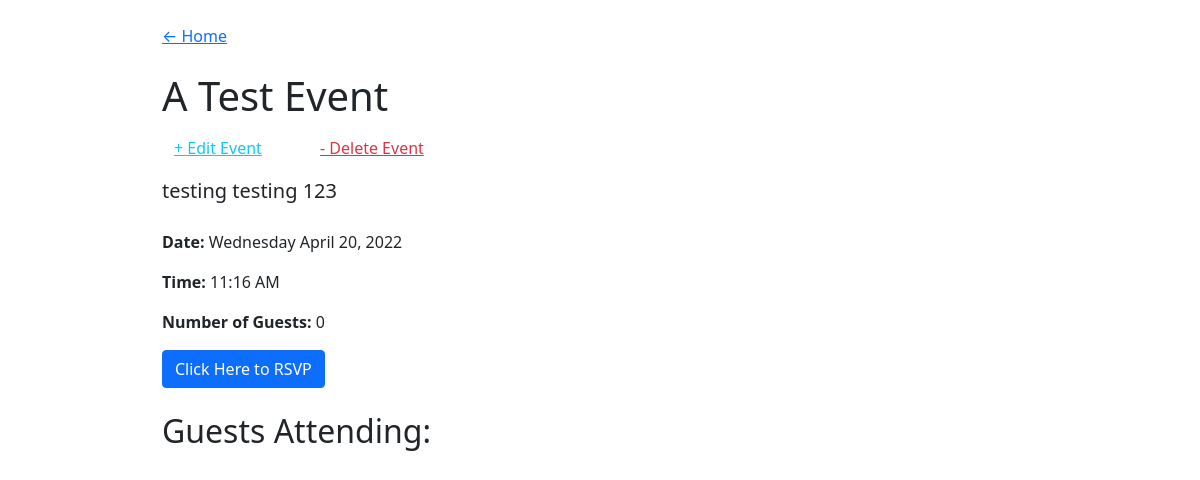
/event/7, run on the app's committed database.
### events_app/models.py (models this page shows)
class Event(db.Model):
    id = db.Column(db.Integer, primary_key=True)
    title = db.Column(db.String(80), nullable=False)
    description = db.Column(db.String(80), nullable=False)
    date_and_time = db.Column(db.DateTime(timezone=True))
    guests = db.relationship('Guest', secondary = 'guest_events', back_populates="events_attending")
    created_by = db.relationship('Guest', secondary= 'events_created', back_populates="events_hosting")
    event_type = db.Column(db.Enum(EventType), default=EventType.MISC)

### events_app/routes.py (the view)
@main.route('/event/<event_id>', defaults={'error': None})
@main.route('/event/<event_id>/<error>', methods=['GET'])
def event_detail(event_id, error):
    event = Event.query.filter_by(id=event_id).one()
    print(f'error: {error}')
    return render_template('event_detail.html', event=event, error=error)

### events_app/templates/event_detail.html (shortened to what this page needs)
{% extends 'base.html' %}
{% block content %}
<a href="/">← Home</a>
<div id="content-container">
<h1 class="pt-4">{{event.title}}</h1>
<div class="container py-2">
    <div class="row justify-content-start">
        <div class="col-2">
            <a href="/event/{{event.id}}/edit" class="text-info">+ Edit Event</a>
        </div>
        <div class="col-2">
            <a href="/event/{{event.id}}/delete" class="text-danger">- Delete Event</a>
        </div>
    </div>
</div>
<p class="py-2" id="event_desc">{{event.description}}</p>
<p><strong>Date:</strong> {{event.date_and_time.strftime('%A %B %d, %Y')}}</p>
<p><strong>Time:</strong> {{event.date_and_time.strftime('%I:%M %p')}}</p>
<p><strong>Number of Guests:</strong> {{event.guests|length}}</p>
<button type="button" class="btn btn-primary" data-bs-toggle="modal" data-bs-target="#RSVPModal">
    Click Here to RSVP
</button>
<h2 class="pt-4">Guests Attending:</h2>
</div>
{% endblock %}

### events_app/static/style.css (style rules this page uses)
body { display: flex; justify-content: center; }
#event_desc { font-size: 20px; }
html, body { height: 100%; width: 100%; margin: 0; }

### data on the page
Event: title "A Test Event", description "testing testing 123", date_and_time "Wednesday April 20, 2022", date_and_time "11:16 AM"

### other printed values
{{ event.guests|length }} "0"
